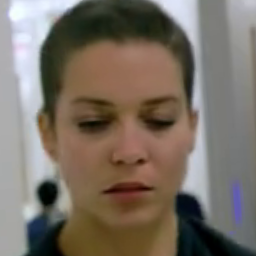
#> input picture images/face.png, 256 x 256 px
$ python FAImageLacunarity.py
#> lines starting #> are read from the running program, lines starting #| are printed output that depends on the picture; after the words box and inside, x2 and y2 are one past the last pixel; in counts of white or black regions, pixels touching at a corner belong together; long printed decimals are rounded
### FreeAeonFractal/FAImage.py
"""
Multifractal utilities: image blocking/merging + ROI extraction by q.

Features
- Supports 2D grayscale (H,W) and 3D color (H,W,C).
- Block operations only partition spatial dimensions (H, W); channels are preserved.
- ROI by q uses a probability measure mu per box:
    mu_i = box_sum / total_sum on the CROPPED region.
- Robust handling for q<0 by excluding zero-mass boxes.
- For any q, boxes with mu==0 will NEVER get positive weight (prevents background selection bugs).

Requirements:
    numpy, opencv-python, matplotlib, scikit-image
"""

import numpy as np
import cv2
import matplotlib.pyplot as plt
from skimage.util import view_as_blocks


class CFAImage(object):
    # -----------------------------
    # Crop / Pad
    # -----------------------------
    @staticmethod
    def crop_data(data, block_size):
        """Crop spatial dimensions so H and W are multiples of block_size."""
        if data is None:
            raise ValueError("data is None")
        if len(block_size) != 2:
            raise ValueError("block_size must be (bh, bw)")

        h, w = data.shape[:2]
        bh, bw = block_size
        new_h = (h // bh) * bh
        new_w = (w // bw) * bw

        if data.ndim == 2:
            return data[:new_h, :new_w]
        elif data.ndim == 3:
            return data[:new_h, :new_w, :]
        else:
            raise ValueError("Unsupported data ndim (only 2D/3D supported)")

    # [25 lines left out: function pad_data, not called in this run]

    # auto binary an image with Otsu
    @staticmethod
    def otsu_binarize(img):
        """
        Perform Otsu automatic thresholding on an image.

        Args:
            img (ndarray): Input 2D grayscale or 3D color image.
                        Can be uint8 or float dtype.
                        Color images will be converted to grayscale first.

        Returns:
            bin_img (ndarray): Binary uint8 image with pixel values {0, 255}.
            threshold (float): Otsu automatically computed threshold value.

        Raises:
            ValueError: If input is None or has unsupported dimensions.

        Notes:
            - Otsu thresholding chooses the value that minimizes intra-class variance.
            - For float input, values will be scaled to [0, 255] before thresholding.
            - The returned binary image can be used directly for segmentation or masks.
        """
        if img is None:
            raise ValueError("Input image is None")

        # Convert to grayscale if necessary
        if img.ndim == 3:
            if img.shape[2] == 3:
                img_gray = cv2.cvtColor(img, cv2.COLOR_BGR2GRAY)
            else:
                # Average channels if not 3-channel (e.g., multispectral)
                img_gray = np.mean(img, axis=2)
        elif img.ndim == 2:
            img_gray = img
        else:
            raise ValueError("Unsupported image ndim: only 2D/3D images are allowed")

        # Convert to uint8 (0–255) for OpenCV thresholding
        if img_gray.dtype != np.uint8:
            img_min = img_gray.min()
            img_max = img_gray.max()
            if img_max > 1.0:  # Assume already in 0–255 range
                img_uint8 = img_gray.astype(np.uint8)
            else:  # Scale from [0, 1] float to 0–255 uint8
                img_uint8 = (img_gray * 255).astype(np.uint8)
        else:
            img_uint8 = img_gray

        # Apply Otsu thresholding
        threshold, bin_img = cv2.threshold(
            img_uint8, 0, 255, cv2.THRESH_BINARY + cv2.THRESH_OTSU
        )

        return bin_img, threshold

    #get random sub images from raw image
    # [61 lines left out: function get_random_patches, not called in this run]

    # -----------------------------
    # Block split / merge (spatial only)
    # -----------------------------
    @staticmethod
    def get_boxes_from_image(image, block_size, corp_type=-1):
        """
        Split an image into blocks of size (bh, bw) over spatial dimensions.
        Returns:
            blocks_reshaped:
                grayscale: (num_blocks, bh, bw)
                color:     (num_blocks, bh, bw, c)
            raw_blocks (grid layout):
                grayscale: (nY, nX, bh, bw)
                color:     (nY, nX, bh, bw, c)
        """
        if image is None:
            raise ValueError("image is None")
        if len(block_size) != 2:
            raise ValueError("block_size must be (bh, bw)")

        if corp_type == -1:
            corp_data = CFAImage.crop_data(image, block_size)
        elif corp_type == 1:
            corp_data = CFAImage.pad_data(image, block_size)
        else:
            corp_data = image

        bh, bw = block_size

        if corp_data.ndim == 2:
            raw_blocks = view_as_blocks(corp_data, block_shape=(bh, bw))  # (nY, nX, bh, bw)
            nY, nX = raw_blocks.shape[:2]
            blocks_reshaped = raw_blocks.reshape(nY * nX, bh, bw)
            return blocks_reshaped, raw_blocks

        if corp_data.ndim == 3:
            c = corp_data.shape[2]
            rb = view_as_blocks(corp_data, block_shape=(bh, bw, c))
            raw_blocks = CFAImage._normalize_color_raw_blocks(rb, bh, bw, c)  # -> (nY, nX, bh, bw, c)
            nY, nX = raw_blocks.shape[:2]
            blocks_reshaped = raw_blocks.reshape(nY * nX, bh, bw, c)
            return blocks_reshaped, raw_blocks

        raise ValueError("Unsupported image ndim (only 2D/3D supported)")

    # [324 lines left out: functions _normalize_color_raw_blocks, get_image_from_boxes, get_mask_from_boxes, get_roi_by_q, demo_boxes_grayscale, demo_roi, not called in this run]


def main():
    demo_boxes_grayscale()
    demo_roi("../images/face.png")


# [2 lines that do not run on import are left out]

### FreeAeonFractal/FAImageLacunarity.py
"""
Implements lacunarity analysis for 2D grayscale or binary images.

Two box partition strategies:
1. Gliding box partition — sliding windows that overlap, computed efficiently using summed-area tables (integral images).
2. Non-overlapping box partition — fixed-size blocks tiled over the image without overlap.

Two box sizes scales strategies:
1. powers
2. logspace
"""
import os
import matplotlib.pyplot as plt
import numpy as np
from tqdm import tqdm
from scipy.stats import linregress
from FreeAeonFractal.FAImage import CFAImage
import cv2

class CFAImageLacunarity:
    """
    Lacunarity analysis for 2D images using non-overlapping or gliding box partition.
    """

    def __init__(self, image=None, max_size=None, max_scales=100, with_progress=True,
                 scales_mode="powers", partition_mode="gliding"):

        if image is None:
            raise ValueError("Image must be provided.")

        self.image = image
        self.with_progress = with_progress
        self.partition_mode = partition_mode.lower()

        if max_size is None:
            max_size = min(image.shape)

        # Generate log-spaced or powers-of-two scales
        if scales_mode == "powers":
            max_pow = int(np.log2(max_size))
            self.scales = list(2 ** np.arange(1, max_pow + 1))
        elif scales_mode == "logspace":
            scales = np.logspace(0, np.log2(max_size), num=max_scales, base=2)
            #scales = np.logspace(1, np.log2(max_size), num=max_scales, base=2)
            scales = np.unique(np.round(scales).astype(int))
            scales = scales[scales <= max_size]
            self.scales = [int(s) for s in scales if s > 0]

    @staticmethod
    def _safe_lacunarity_from_masses(masses, eps=1e-12):
        """Compute lacunarity from box masses."""
        m = np.asarray(masses, dtype=np.float64)
        if m.size == 0:
            return np.nan
        mean_m = m.mean()
        if mean_m <= eps:
            return np.nan
        mean_m2 = (m * m).mean()
        return float(mean_m2 / (mean_m * mean_m))

    def get_lacunarity(self, corp_type=-1, use_binary_mass=False, include_zero=True):
        """
        Compute lacunarity for each scale using either:
        - non-overlapping boxes
        - gliding boxes
        """
        scale_list, lambda_list, mass_stats = [], [], []
        iterator = tqdm(self.scales, desc="Calculating Lacunarity") if self.with_progress else self.scales

        for size in iterator:
            if self.partition_mode == "non-overlapping":
                block_size = (size, size)
                boxes, _ = CFAImage.get_boxes_from_image(self.image, block_size, corp_type=corp_type)
                axis = tuple(range(1, boxes.ndim))
                masses = np.sum((boxes > 0) if use_binary_mass else boxes, axis=axis).astype(np.float64)

            elif self.partition_mode == "gliding":
                img = (self.image > 0).astype(np.float64) if use_binary_mass else self.image.astype(np.float64)
                S = np.pad(np.cumsum(np.cumsum(img, axis=0), axis=1), ((1, 0), (1, 0)), mode="constant")
                y_max, x_max = img.shape
                y1 = np.arange(size, y_max + 1)
                x1 = np.arange(size, x_max + 1)
                Y1, X1 = np.meshgrid(y1, x1, indexing="ij")
                Y0, X0 = Y1 - size, X1 - size

                masses = S[Y1, X1] - S[Y0, X1] - S[Y1, X0] + S[Y0, X0]
                masses = masses.ravel().astype(np.float64)

            if not include_zero:
                masses = masses[masses > 0]

            #if masses.size == 0:
            #print(f"[Warning] No non-zero masses at scale {size}")

            lambda_val = self._safe_lacunarity_from_masses(masses)
            scale_list.append(size)
            lambda_list.append(lambda_val)
            mass_stats.append({
                "scale": int(size),
                "num_boxes": int(masses.size),
                "mean_mass": float(np.mean(masses)) if masses.size else np.nan,
                "var_mass": float(np.var(masses)) if masses.size else np.nan,
                "lambda": lambda_val
            })

        return {
            "scales": scale_list,
            "lacunarity": lambda_list,
            "mass_stats": mass_stats
        }

    def fit_lacunarity(self, lac_result, min_valid_lambda=1.0 + 1e-12):
        """Fit log(Λ - 1) vs log(r) using only valid values."""
        scales = np.asarray(lac_result["scales"], dtype=np.float64)
        lac_vals = np.asarray(lac_result["lacunarity"], dtype=np.float64)

        mask = np.isfinite(scales) & (scales > 0) & np.isfinite(lac_vals) & (lac_vals > min_valid_lambda)
        x = np.log(scales[mask])
        y = np.log(lac_vals[mask] - 1.0)

        if x.size < 2:
            return {
                "slope": np.nan,
                "intercept": np.nan,
                "r_value": np.nan,
                "p_value": np.nan,
                "std_err": np.nan,
                "log_scales": x.tolist(),
                "log_lambda_minus_1": y.tolist()
            }

        slope, intercept, r_value, p_value, std_err = linregress(x, y)
        return {
            "slope": float(slope),
            "intercept": float(intercept),
            "r_value": float(r_value),
            "p_value": float(p_value),
            "std_err": float(std_err),
            "log_scales": x.tolist(),
            "log_lambda_minus_1": y.tolist()
        }

    def plot(self, lac_result, fit_result=None, ax=None, show=True, title="Lacunarity", label=None):
        """Plot lacunarity curves and optional log-log fit."""
        scales = np.asarray(lac_result["scales"], dtype=float)
        lac = np.asarray(lac_result["lacunarity"], dtype=float)

        if ax is None:
            if fit_result is None:
                fig, ax = plt.subplots(1, 1, figsize=(6, 4), dpi=120)
                ax_main = ax
            else:
                fig, (ax_main, ax_fit) = plt.subplots(1, 2, figsize=(11, 4), dpi=120)
        else:
            ax_main = ax
            ax_fit = None

        ax_main.plot(scales, lac, "o-", lw=1.5, ms=4, label=label or r"$\Lambda(r)$")
        ax_main.set_xlabel("Scale r (box size)")
        ax_main.set_ylabel(r"Lacunarity $\Lambda(r)$")
        ax_main.set_title(title)
        ax_main.grid(True, alpha=0.3)
        if label is not None:
            ax_main.legend()

        if fit_result is not None and ax_fit is not None:
            x = np.asarray(fit_result["log_scales"], dtype=float)
            y = np.asarray(fit_result["log_lambda_minus_1"], dtype=float)
            slope = fit_result["slope"]
            intercept = fit_result["intercept"]
            r_value = fit_result.get("r_value", np.nan)

            ax_fit.scatter(x, y, s=18, label="data")
            xline = np.linspace(np.min(x), np.max(x), 200)
            yline = slope * xline + intercept
            ax_fit.plot(
                xline, yline, "r-", lw=2,
                label=f"y={slope:.2f}x+({intercept:.2f})\n"
                      f"r={r_value:.2f}, R²={r_value**2:.2f}"
            )
            ax_fit.set_xlabel(r"$\log(r)$")
            ax_fit.set_ylabel(r"$\log(\Lambda(r)-1)$")
            ax_fit.set_title("Lacunarity scaling fit")
            ax_fit.grid(True, alpha=0.3)
            ax_fit.legend()

        if show:
            plt.tight_layout()
            plt.show()

        return ax_main


def main():
    img_path = os.path.join(os.path.dirname(__file__), "../images/face.png")
    gray_image = cv2.imread(img_path, cv2.IMREAD_GRAYSCALE)
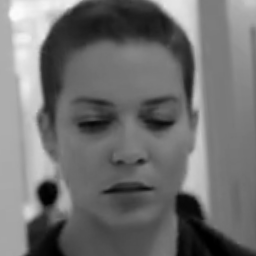
#> gray_image: shape (256, 256); min 0, max 252, mean 112.4
    if gray_image is None:
        raise FileNotFoundError(f"Image not found: {img_path}")

    # Binary Gliding Box
    bin_image,threshold = CFAImage.otsu_binarize(gray_image)
#> in otsu_binarize, `threshold, bin_img = cv2.threshold( img_uint8, 0, 255, cv2.THRESH_BINA..`:
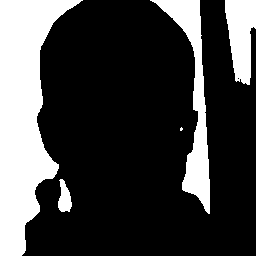
#> bin_img: shape (256, 256); 25.2% white; 5 white regions (1 under 20 px), largest, box (x1, y1, x2, y2) and area: (0, 0, 83, 256) 10897, (150, 0, 210, 214) 3450, (225, 0, 256, 85) 1880, (58, 179, 72, 212) 306
#> in otsu_binarize, `threshold, bin_img = cv2.threshold( img_uint8, 0, 255, cv2.THRESH_BINA..`: threshold = 135
#> threshold = 135
    calc_bin_gliding = CFAImageLacunarity(bin_image, partition_mode="gliding")
    lac_bin_gliding = calc_bin_gliding.get_lacunarity(use_binary_mass=True, include_zero=True)
#> the loop in get_lacunarity, `for size in iterator:` made 8 passes
#> (masses, m in _safe_lacunarity_from_masses, mean_m in _safe_lacunarity_from_masses, mean_m2 in _safe_lacunarity_from_masses, lambda_val) on pass 8: ([16542], [16542], 16542, 273637764, 1)
#> (mean_m in _safe_lacunarity_from_masses, mean_m2 in _safe_lacunarity_from_masses, lambda_val) on passes 1 to 6: (1, 3.95, 3.92), (3.96, 60.8, 3.88), (15.41, 902.2, 3.8), (57.66, 12165.7, 3.66), (198.6, 128830.8, 3.27), (620.7, 899434.4, 2.33)
#> pass 1, in get_lacunarity, `S = np.pad(np.cumsum(np.cumsum(img, axis=0), axis=1), ((1, 0), (1, 0))..`:
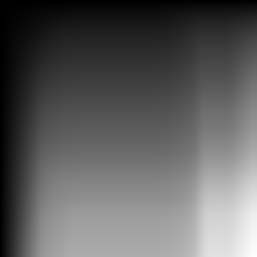
#> S: shape (257, 257) float64; min 0, max 16542, mean 6095.7; drawn with min black and max white
#> after the loop in get_lacunarity, `for size in iterator:`: lambda_list = [3.92, 3.88, 3.8, 3.66, 3.27, 2.33, 1.52, 1]; mass_stats = 8 items; scale_list = [2, 4, 8, 16, 32, 64, 128, 256]
#> lac_bin_gliding = 3 items
    fit_bin_gliding = calc_bin_gliding.fit_lacunarity(lac_bin_gliding)
#> in fit_lacunarity, `scales = np.asarray(lac_result["scales"], dtype=np.float64)`: scales = [2, 4, 8, 16, 32, 64, 128, 256]
#> in fit_lacunarity, `lac_vals = np.asarray(lac_result["lacunarity"], dtype=np.float64)`: lac_vals = [3.92, 3.88, 3.8, 3.66, 3.27, 2.33, 1.52, 1]
#> in fit_lacunarity, `mask = np.isfinite(scales) & (scales > 0) & np.isfinite(lac_vals) & (l..`: mask = [True, True, True, True, True, True, True, False]
#> in fit_lacunarity, `x = np.log(scales[mask])`: x = [0.693, 1.39, 2.08, 2.77, 3.47, 4.16, 4.85]
#> in fit_lacunarity, `y = np.log(lac_vals[mask] - 1.0)`: y = [1.07, 1.06, 1.03, 0.978, 0.818, 0.289, -0.658]
#> in fit_lacunarity, `slope, intercept, r_value, p_value, std_err = linregress(x, y)`: slope = -0.357; intercept = 1.65; r_value = -0.835; p_value = 0.0194; std_err = 0.105
#> fit_bin_gliding = {'slope': -0.357, 'intercept': 1.65, 'r_value': -0.835, 'p_value': 0.0194, 'std_err': 0.105, 'log_scales': [0.693, 1.39, 2.08, 2.77, 3.47, 4.16, 4.85], 'log_lambda_minus_1': [1.07, 1.06, 1.03, 0.978, 0.818, 0.289, -0.658]}
    print("Binary Gliding Lacunarity:", lac_bin_gliding["lacunarity"], "Slope:", fit_bin_gliding["slope"])
#| Binary Gliding Lacunarity: [3.921, 3.875, 3.798, 3.659, 3.265, 2.334, 1.518, 1.0] Slope: -0.3574

    # Gray Gliding Box
    calc_gray_gliding = CFAImageLacunarity(gray_image, partition_mode="gliding")
    lac_gray_gliding = calc_gray_gliding.get_lacunarity(use_binary_mass=False, include_zero=True)
#> the loop in get_lacunarity (call 2), `for size in iterator:` made 8 passes
#> (size, y1, x1, Y1, X1, Y0, X0, masses) on pass 8: (256, [256], [256], [256], [256], [0], [0], [7363606])
#> (size, mean_m in _safe_lacunarity_from_masses, mean_m2 in _safe_lacunarity_from_masses, lambda_val) on passes 1 to 6: (2, 449, 244565.3, 1.21), (4, 1791.9, 3883664, 1.21), (8, 7135.1, 60984758.6, 1.2), (16, 28275.9, 934120254.8, 1.17), (32, 111140.5, 1.37e+10, 1.11), (64, 434403, 1.95e+11, 1.03)
#> pass 1, in get_lacunarity (call 2), `S = np.pad(np.cumsum(np.cumsum(img, axis=0), axis=1), ((1, 0), (1, 0))..`:
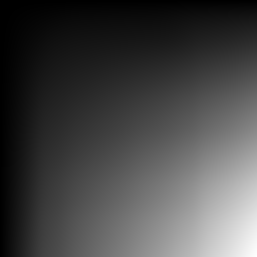
#> S: shape (257, 257) float64; min 0, max 7363606, mean 2041322.1; drawn with min black and max white
#> pass 1, in get_lacunarity (call 2), `Y1, X1 = np.meshgrid(y1, x1, indexing="ij")`:
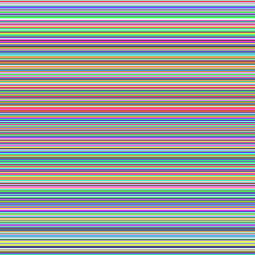
#> Y1: shape (255, 255) int64; 255 distinct labels, from 2 to 256; one colour per label, 0 black
#> pass 1, in get_lacunarity (call 2), `Y1, X1 = np.meshgrid(y1, x1, indexing="ij")`:
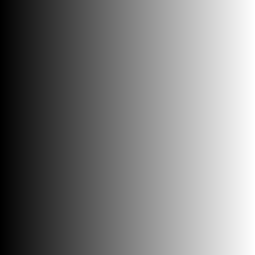
#> X1: shape (255, 255) int64; min 2, max 256, mean 129; drawn with min black and max white
#> after the loop in get_lacunarity (call 2), `for size in iterator:`: lambda_list = [1.21, 1.21, 1.2, 1.17, 1.11, 1.03, 1.01, 1]
#> lac_gray_gliding = 3 items
    fit_gray_gliding = calc_gray_gliding.fit_lacunarity(lac_gray_gliding)
#> fit_gray_gliding = {'slope': -0.754, 'intercept': -0.359, 'r_value': -0.87, 'p_value': 0.0109, 'std_err': 0.191, 'log_scales': [0.693, 1.39, 2.08, 2.77, 3.47, 4.16, 4.85], 'log_lambda_minus_1': [-1.54, -1.56, -1.62, -1.78, -2.24, -3.44, -4.97]}
    print("Gray Gliding Lacunarity:", lac_gray_gliding["lacunarity"], "Slope:", fit_gray_gliding["slope"])
#| Gray Gliding Lacunarity: [1.213, 1.210, 1.198, 1.168, 1.107, 1.032, 1.007, 1.0] Slope: -0.7543

    # Gray Non-overlapping
    calc_gray_nonoverlap = CFAImageLacunarity(gray_image, partition_mode="non-overlapping")
    lac_gray_nonoverlap = calc_gray_nonoverlap.get_lacunarity(use_binary_mass=False, include_zero=True)
#> lac_gray_nonoverlap = 3 items
    fit_gray_nonoverlap = calc_gray_nonoverlap.fit_lacunarity(lac_gray_nonoverlap)
#> fit_gray_nonoverlap = {'slope': -0.7, 'intercept': -0.387, 'r_value': -0.783, 'p_value': 0.0374, 'std_err': 0.249, 'log_scales': [0.693, 1.39, 2.08, 2.77, 3.47, 4.16, 4.85], 'log_lambda_minus_1': [-1.54, -1.56, -1.6, -1.74, -2.01, -2.6, -5.24]}
    print("Gray Non-overlap Lacunarity:", lac_gray_nonoverlap["lacunarity"], "Slope:", fit_gray_nonoverlap["slope"])
#| Gray Non-overlap Lacunarity: [1.214, 1.211, 1.202, 1.175, 1.134, 1.075, 1.005, 1.0] Slope: -0.6997

    # Plot
    fig, ax = plt.subplots(1, 1, figsize=(6, 4))
    calc_bin_gliding.plot(lac_bin_gliding, fit_bin_gliding, ax=ax, show=False, label="Gliding Box (Bin)")
#> in plot, `scales = np.asarray(lac_result["scales"], dtype=float)`: scales = [2, 4, 8, 16, 32, 64, 128, 256]
#> in plot, `lac = np.asarray(lac_result["lacunarity"], dtype=float)`: lac = [3.92, 3.88, 3.8, 3.66, 3.27, 2.33, 1.52, 1]
    calc_gray_gliding.plot(lac_gray_gliding, fit_gray_gliding, ax=ax, show=False, label="Gliding Box (Gray)")
    calc_gray_nonoverlap.plot(lac_gray_nonoverlap, fit_gray_nonoverlap, ax=ax, show=False, label="Non-overlapping (Gray)")
    plt.legend()
    plt.show()
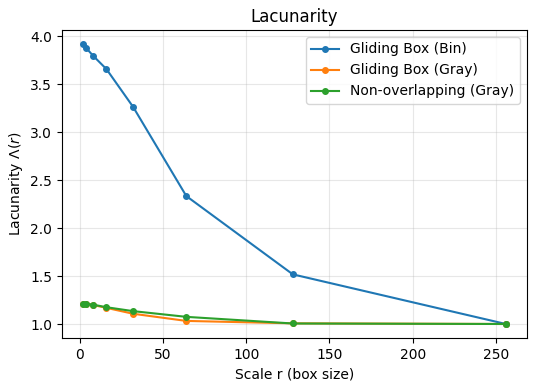
#> figure drawn by matplotlib, 1 panel


if __name__ == "__main__":
    main()

$ run again, with images/fourier.png copied over images/face.png
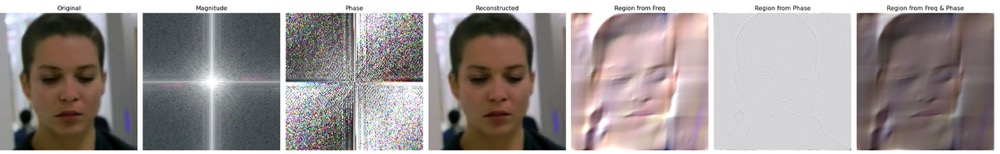
#> input picture images/fourier.png, 1000 x 154 px
#> in otsu_binarize, `threshold, bin_img = cv2.threshold( img_uint8, 0, 255, cv2.THRESH_BINA..`:
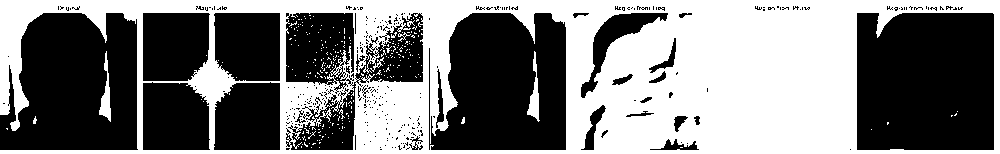
#> bin_img: shape (154, 1000); 48.2% white; 261 white regions (255 under 20 px), largest, box (x1, y1, x2, y2) and area: (0, 0, 1000, 154) 72815, (527, 51, 540, 122) 366, (99, 51, 111, 122) 358, (398, 32, 411, 42) 36, (33, 116, 37, 124) 20, (461, 117, 465, 124) 20
#> in otsu_binarize, `threshold, bin_img = cv2.threshold( img_uint8, 0, 255, cv2.THRESH_BINA..`: threshold = 152
#> the loop in get_lacunarity, `for size in iterator:` made 7 passes
#> (mean_m in _safe_lacunarity_from_masses, mean_m2 in _safe_lacunarity_from_masses, lambda_val) on passes 1 to 7: (1.91, 7.35, 2.01), (7.53, 111.7, 1.97), (29.3, 1661.5, 1.94), (113.6, 24269.2, 1.88), (445.2, 354075.7, 1.79), (1814.9, 5343839.1, 1.62), (7758.8, 84089623.8, 1.4)
#> after the loop in get_lacunarity, `for size in iterator:`: lambda_list = [2.01, 1.97, 1.94, 1.88, 1.79, 1.62, 1.4]; mass_stats = 7 items; scale_list = [2, 4, 8, 16, 32, 64, 128]
#> lac_bin_gliding = 3 items
#> in fit_lacunarity, `scales = np.asarray(lac_result["scales"], dtype=np.float64)`: scales = [2, 4, 8, 16, 32, 64, 128]
#> lac_vals = [2.01, 1.97, 1.94, 1.88, 1.79, 1.62, 1.4]
#> mask = [True, True, True, True, True, True, True]
#> x = [0.693, 1.39, 2.08, 2.77, 3.47, 4.16, 4.85]
#> y = [0.00866, -0.0292, -0.067, -0.127, -0.241, -0.474, -0.924]
#> slope = -0.199; intercept = 0.287; r_value = -0.893; p_value = 0.00675; std_err = 0.0448
#> fit_bin_gliding = {'slope': -0.199, 'intercept': 0.287, 'r_value': -0.893, 'p_value': 0.00675, 'std_err': 0.0448, 'log_scales': [0.693, 1.39, 2.08, 2.77, 3.47, 4.16, 4.85], 'log_lambda_minus_1': [0.00866, -0.0292, -0.067, -0.127, -0.241, -0.474, -0.924]}
#| Binary Gliding Lacunarity: [2.009, 1.971, 1.935, 1.881, 1.786, 1.622, 1.397] Slope: -0.199
#> the loop in get_lacunarity (call 2), `for size in iterator:` made 7 passes
#> (size, mean_m in _safe_lacunarity_from_masses, mean_m2 in _safe_lacunarity_from_masses, lambda_val) on passes 1 to 7: (2, 598.6, 428968.5, 1.2), (4, 2370.1, 6664041.7, 1.19), (8, 9335, 101897698.4, 1.17), (16, 36662.1, 1.54e+09, 1.14), (32, 145240.7, 2.36e+10, 1.12), (64, 587191.6, 3.75e+11, 1.09), (128, 2406769.3, 6.15e+12, 1.06)
#> lac_gray_gliding = 3 items
#> fit_gray_gliding = {'slope': -0.278, 'intercept': -1.29, 'r_value': -0.963, 'p_value': 0.000488, 'std_err': 0.0347, 'log_scales': [0.693, 1.39, 2.08, 2.77, 3.47, 4.16, 4.85], 'log_lambda_minus_1': [-1.62, -1.68, -1.78, -1.93, -2.15, -2.43, -2.8]}
#| Gray Gliding Lacunarity: [1.197, 1.186, 1.169, 1.145, 1.117, 1.088, 1.061] Slope: -0.2779
#> lac_gray_nonoverlap = 3 items
#> fit_gray_nonoverlap = {'slope': -0.409, 'intercept': -1.07, 'r_value': -0.931, 'p_value': 0.00228, 'std_err': 0.0716, 'log_scales': [0.693, 1.39, 2.08, 2.77, 3.47, 4.16, 4.85], 'log_lambda_minus_1': [-1.62, -1.7, -1.78, -1.89, -2.31, -2.74, -3.4]}
#| Gray Non-overlap Lacunarity: [1.197, 1.183, 1.168, 1.151, 1.099, 1.064, 1.033] Slope: -0.4093
#> in plot, `scales = np.asarray(lac_result["scales"], dtype=float)`: scales = [2, 4, 8, 16, 32, 64, 128]
#> lac = [2.01, 1.97, 1.94, 1.88, 1.79, 1.62, 1.4]
#> in main, `plt.show()`:
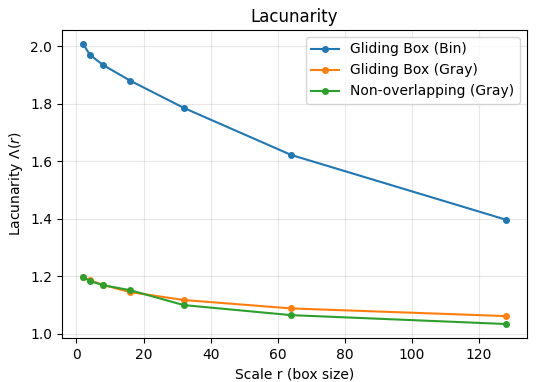
#> figure drawn by matplotlib, 1 panel
